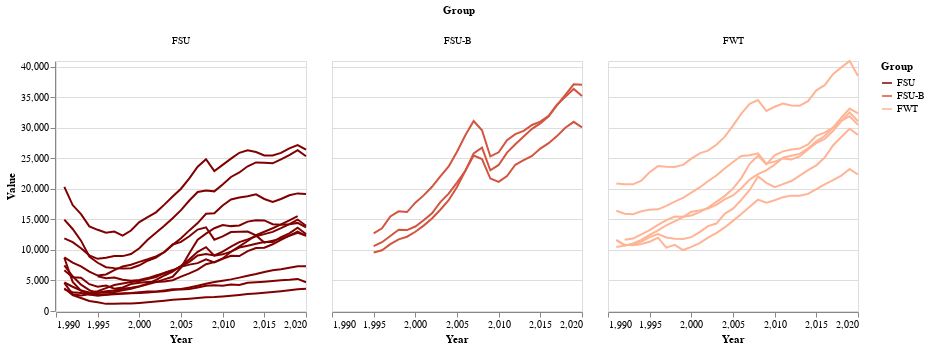

The cell this chart's notebook holds for it:
### Code cell
alt.Chart(gdppc_ts).mark_line().encode(
    x=alt.X('Year:Q', axis=alt.Axis(tickCount=5, grid=False)),
    y=alt.Y('Value', scale=alt.Scale(nice=False)),
    detail='Country Name',
    color=alt.Color('Group', scale=alt.Scale(domain=['FSU', 'FSU-B', 'FWT'], range=['#800000', '#D3543F', '#FFB495']))
).properties(
    width=250,
    height=250
).facet(
    column='Group:N'
)

### Figure 1 — Vega-Lite specification as saved in the notebook (floating-point values rounded to 4 significant figures; data arrays with more than 128 entries replaced by an {"elided": "..."} marker saying what was removed)
{"config": {"view": {"continuousWidth": 400, "continuousHeight": 300}}, "data": {"name": "data-4db4f409da0ad126365d9f10beaf35c7"}, "facet": {"column": {"field": "Group", "type": "nominal"}}, "spec": {"mark": "line", "encoding": {"color": {"field": "Group", "scale": {"domain": ["FSU", "FSU-B", "FWT"], "range": ["#800000", "#D3543F", "#FFB495"]}, "type": "nominal"}, "detail": {"field": "Country Name", "type": "nominal"}, "x": {"axis": {"grid": false, "tickCount": 5}, "field": "Year", "type": "quantitative"}, "y": {"field": "Value", "scale": {"nice": false}, "type": "quantitative"}}, "height": 250, "width": 250}, "$schema": "https://vega.github.io/schema/vega-lite/v4.17.0.json", "datasets": {"data-4db4f409da0ad126365d9f10beaf35c7": {"elided": "630 records"}}}
